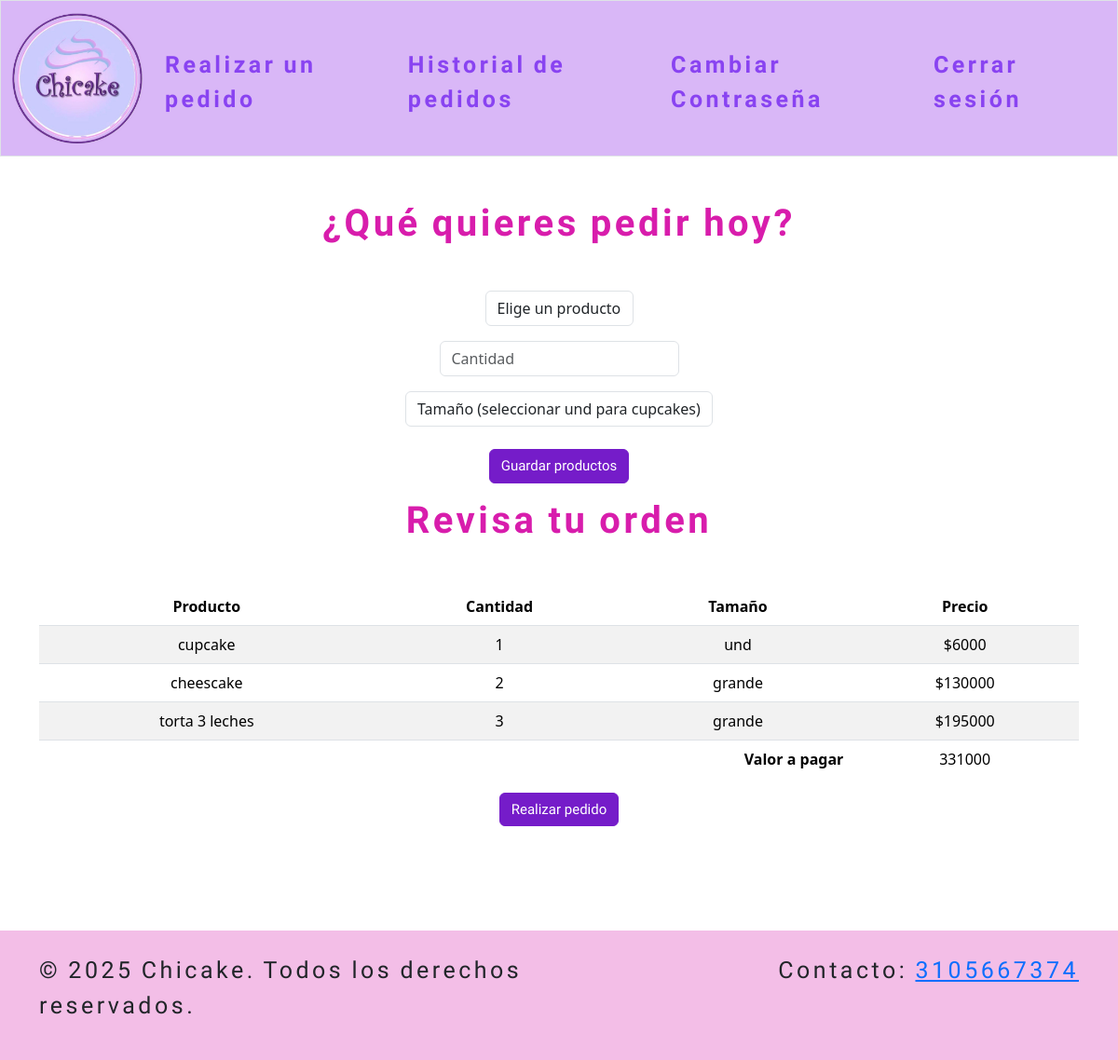
/orders (signed in), run on the app's committed database.
### tables this page shows
CREATE TABLE temp_orders (id INTEGER PRIMARY KEY AUTOINCREMENT NOT NULL, user_id INTEGER NOT NULL, product TEXT NOT NULL, quantity INTEGER NOT NULL, type TEXT NOT NULL, price NUMERIC NOT NULL, date DATETIME NOT NULL DEFAULT CURRENT_TIMESTAMP, FOREIGN KEY(user_id) REFERENCES users(id ));

### app.py (the view)
@app.route("/orders", methods=["GET", "POST"])
@login_requered
def orders():
    products = []
    types = []
    db = get_db()
    cursor = db.execute("SELECT DISTINCT(name) FROM products")
    rows = cursor.fetchall()
    for row in rows:
        products.append(row["name"])
    cursor = db.execute("SELECT DISTINCT(TYPE) FROM products")
    rows = cursor.fetchall()
    for row in rows:
        types.append(row["type"])
    if request.method == "POST":
        if not request.form.get("product"):
            flash("Por favor selecciona un producto")
            return render_template("orders.html", products=products, types=types)
        if not request.form.get("quantity"):
            flash("Por favor selecciona la cantidad")
            return render_template("orders.html", products=products, types=types)
        if int(request.form.get("quantity")) <= 0:
            flash("Por favor selecciona una cantidad válida (minimo 1)")
            return render_template("orders.html", products=products, types=types)
        if request.form.get("product") == "cupcake" and request.form.get("type") != "und":
            flash("Los cupcakes solo cuentan con una presentación, por favor solo selecciona und")
            return render_template("orders.html", products=products, types=types)
        if request.form.get("product") != "cupcake" and not request.form.get("type"):
            flash("Por favor selecciona un tamaño")
            return render_template("orders.html", products=products, types=types)
        flash("Pedido guardado exitosamente!")
        product = request.form.get("product")
        quantity = int(request.form.get("quantity"))
        type = request.form.get("type")
        if  product != "cupcake":
            cursor = db.execute("SELECT price FROM products WHERE name = ? AND type = ?", (product, type))
            price = cursor.fetchone()
            price = int(price["price"])
            price = round(price * quantity, 2)
        else:
            price = round(quantity * 6000, 2)
        db.execute ("DELETE FROM temp_orders WHERE date < datetime('now', '-2 minutes') ")
        db.commit()
        db.execute("INSERT INTO temp_orders (user_id, product, quantity, type, price) VALUES (?, ?, ?, ?, ?)",
                   (session["user_id"], product, quantity, type, price))
        db.commit()
        cursor = db.execute("SELECT * FROM temp_orders WHERE user_id = ?", (session["user_id"],))
        orders = cursor.fetchall()
        cursor = db.execute("SELECT SUM(price) AS total FROM temp_orders WHERE user_id = ?", (session["user_id"],))
        total = cursor.fetchone()
        total = total["total"]
        return render_template("orders.html", products=products, types=types, orders=orders, total_purchase=total)
        if request.form.get("action") == "checkout":
            return render_template("userhomepage.html")
    else:
        cursor = db.execute("SELECT * FROM temp_orders WHERE user_id = ?", (session["user_id"],))
        orders = cursor.fetchall()
        cursor = db.execute("SELECT SUM(price) AS total FROM temp_orders WHERE user_id = ?", (session["user_id"],))
        total = cursor.fetchone()
        total = total["total"]
        return render_template("orders.html", products=products, types=types, orders=orders, total_purchase=total)

### app.py (called while the page is built)
def get_db():
    db = getattr(g, "_database", None)
    if db is None:
        db = g._database = sqlite3.connect(DATABASE)
        db.row_factory = sqlite3.Row
    return db

@app.teardown_appcontext
def close_conection(exception):
    db = getattr(g, "_database", None)
    if db is not None:
        db.close()

@app.after_request
def after_request(response):
    response.headers["Cache-Control"] = "no-cache, no-store, must-revalidate"
    response.headers["Expires"] = 0
    response.headers["Pragma"] = "no-cache"
    return response

### helpers.py (called while the page is built)
def login_requered(f):
    @wraps(f)
    def decorated_function(*args, **Kwargs):
        if session.get("user_id") is None:
            return redirect("/")
        return f(*args, **Kwargs)
    return decorated_function

### templates/orders.html (shortened to what this page needs)
{% extends "layout.html" %}
{% block main %}
    <h1 class="mb-5">¿Qué quieres pedir hoy?</h1>
        <form action="/orders" method="post">
            <div class="mb-3">
                <select class="form-control mx-auto w-auto" name="product">
                    <option disabled selected>Elige un producto</option>
                </select>
            </div>
            <div class="mb-3">
                <input autocomplete="off" class="form-control mx-auto w-auto" name="quantity" placeholder="Cantidad" type="number">
            </div>
                <div class="mb-3">
                <select class="form-control mx-auto w-auto" name="type">
                    <option disabled selected>Tamaño (seleccionar und para cupcakes)</option>
                </select>
                <br>
            <button class="btn btn-primary mb-3" type="submit">Guardar productos</button>
        </form>
        <br>
        <h1 class="mb-5">Revisa tu orden</h1>
            <table class="table table-striped">
                <thead>
                    <tr>
                        <th>Producto</th>
                        <th>Cantidad</th>
                        <th>Tamaño</th>
                        <th>Precio</th>
                    </tr>
                <t/head>
                <tbody>
                    {% if orders is not defined or orders == [] %}
                       <tr>
                            <td colspan="4">No has agregado productos a tu orden aún.</td>
                       </tr>
                    {% else %}
                        {% for row in orders %}
                        <tr>
                            <td>{{ row.product }}</td>
                            <td>{{ row.quantity }}</td>
                            <td>{{ row.type }}</td>
                            <td>${{ row.price }}</td>
                        </tr>
                        {% endfor %}
                    {% endif %}
                </tbody>
                <tfoot>
                    <tr>
                        <td class="border-0 fw-bold text-end" colspan="3">Valor a pagar</td>
                        <td class="border-0 text-center">{{ total_purchase }}</td>
                    </tr>
                </tfoot>
        </table>
        <form action="/orders" method="post">
            <button class="btn btn-success" type="submit" name="action" value="checkout">Realizar pedido</button>
        </form>
{% endblock %}

### templates/layout.html (shortened to what this page needs)
<!DOCTYPE html>
<html lang="es-CO">
    <head>
    <link href="https://cdn.jsdelivr.net/npm/bootstrap@5.3.3/dist/css/bootstrap.min.css" rel="stylesheet">
    <link href="/static/styles.css" rel="stylesheet">
     </head>
    <body>
        <nav class="bg-secondary border navbar navbar-expand-md navbar-light">
            <div class="container-fluid">
                <a class="navbar-brand" href="{% if logged_in %}/user/{{ user_id }}{% else %}/{% endif %}"><img class="logo" src="static/logo.jpg" alt="logo chicake"></a>
                <div class="collapse navbar-collapse" id="navbar">
                    {% if session["user_id"] %}
                        <ul class="navbar-nav me-auto mt-2">
                            <li class="nav-item"><a class="nav-link" href="/orders">Realizar un pedido</a></li>
                            <li class="nav-item"><a class="nav-link" href="/history">Historial de pedidos</a></li>
                            <li class="nav-item"><a class="nav-link" href="/update_password">Cambiar Contraseña</a></li>
                        </ul>
                        <ul class="navbar-nav ms-auto mt-2">
                            <li class="nav-item"><a class="nav-link" href="/logout">Cerrar sesión</a></li>
                        </ul>
                    {% else %}
                        <ul class="navbar-nav ms-auto mt-2">
                            <li class="nav-item"><a class="nav-link" href="/register">Crear cuenta</a></li>
                            <li class="nav-item"><a class="nav-link" href="/login">Iniciar sesión</a></li>
                        </ul>
                    {% endif %}
                </div>
            </div>
        </nav>
        <main class="container py-5 text-center">
            {% block main %}{% endblock %}
        </main>
        <footer style="background-color: #f3bee7;" class="py-4 mt-5">
            <div class="container">
                <div class="row">
                    <div class="col-md-6">
                        <p>&copy; 2025 Chicake. Todos los derechos reservados.</p>
                    </div>
                    <div class="col-md-6 text-end">
                        <p>Contacto: <a href="https://wa.me/3105667374" target="_blank">3105667374</a></p>
                    </div>
                </div>
            </div>
        </footer>
    </body>
</html>

### static/styles.css (style rules this page uses)
.navbar { background-color: #D9B7F7 !important; }
.nav-link { color:#8943F1; font-weight: bold; font-family: 'Euphoria Script'; font-size: 25px; letter-spacing: 3.5px; word-spacing: -1.5px; }
h1 { color: #d81dac; font-weight: bold; font-family: 'Euphoria Script'; font-size: 40px; letter-spacing: 3.5px; word-spacing: -1.5px; }
p { font-family: 'Euphoria Script'; font-size: 25px; letter-spacing: 3.5px; word-spacing: -1.5px; }
.logo { width: 140px; height: 140px; border-radius: 45%; color:#FF9DFA; }
.btn { font-family: 'Euphoria Script'; font-size: 15px; background-color:#751CC9; border-color: #751CC9; }

### data on the page
temp_orders: product "cupcake", quantity "1", type "und", price "6000"
temp_orders: product "cheescake", quantity "2", type "grande", price "130000"
temp_orders: product "torta 3 leches", quantity "3", type "grande", price "195000"

### other printed values
{{ total_purchase }} "331000"
